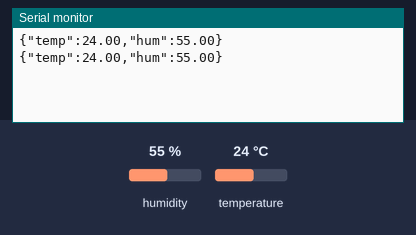
Bench run of a program on a simulated ESP32. On the bench: the last lines printed to the serial monitor. The test bench sets the inputs (shaded band); at power-on: humidity 55 %, temperature 24 °C.

Above: at 2.8 s.
2.9 s: humidity set to 22 %
At 5.1 s:
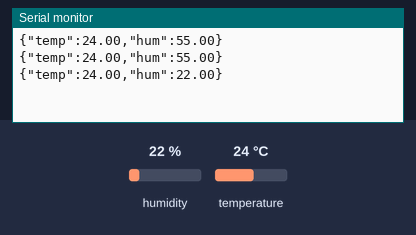
5.6 s: temperature set to 12 °C
At 6.8 s:
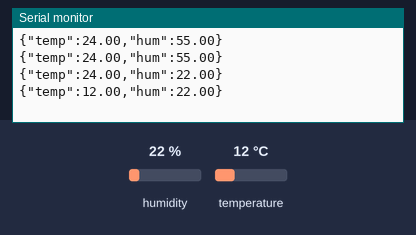
8.3 s: humidity set to 40 %
At 11.5 s:
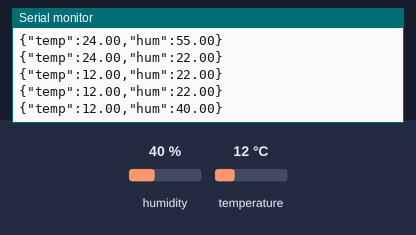
Timing chart, 0 to 13.0 s (numbered marks = the images above; inputs shaded):
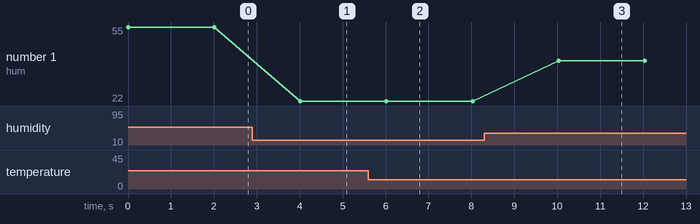

Measured:
- after the input at 2.9 s, the serial monitor: prints a new line after 1.1 s (image 1)
- after the input at 5.6 s, the serial monitor: prints a new line after 0.42 s (image 2)
- after the input at 8.3 s, the serial monitor: prints a new line after 1.7 s (image 3)
- plotted number 1: 55 → 22 after the input at 2.9 s, 22 → 40 after the input at 8.3 s

The program:

main.cpp
```cpp
#include "DHT.h"

#define DHTPIN 16
#define DHTTYPE DHT22

DHT dht(DHTPIN, DHTTYPE);

void setup() {
  Serial.begin(115200);
  dht.begin();
}

void loop() {
  float temp = dht.readTemperature();
  float hum = dht.readHumidity();

  if (isnan(temp) || isnan(hum)) {
    Serial.println("Failed to read from DHT sensor!");
    delay(2000);
    return;
  }

  // Send as JSON-like string
  Serial.print("{\"temp\":");
  Serial.print(temp);
  Serial.print(",\"hum\":");
  Serial.print(hum);
  Serial.println("}");

  delay(2000);
}
```
